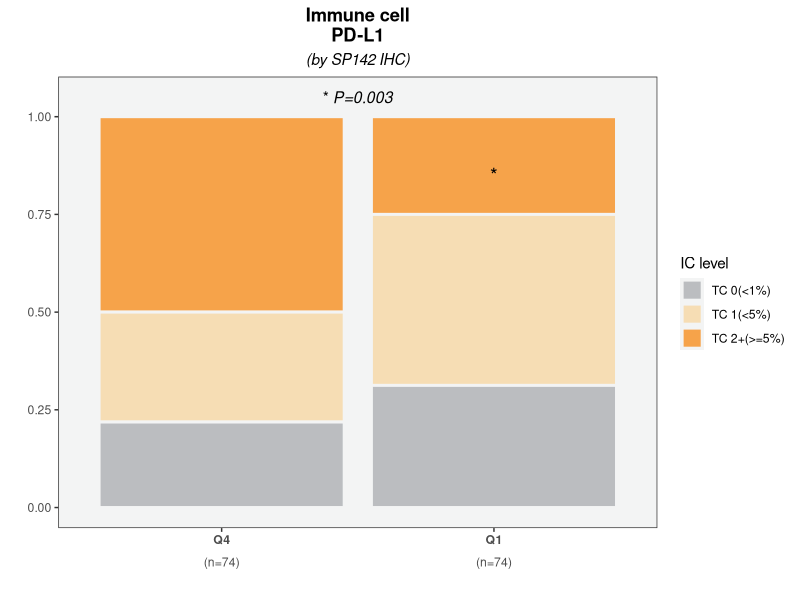
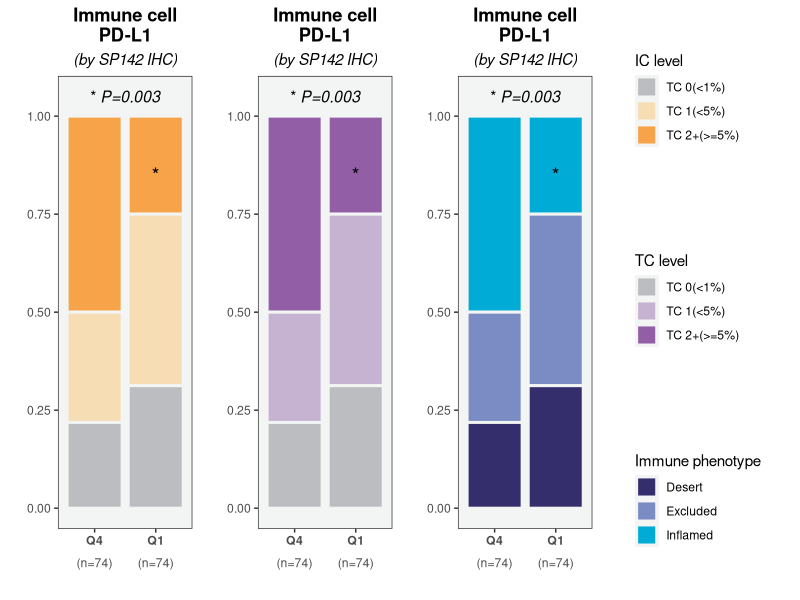

Recreate these plots in R, in order.
# =============================================================================
# 复杂百分比柱状图
# organized：线性脚本 + 中文分节；路径相对本条目目录
# =============================================================================
# =============================================================================

script_dir <- tryCatch(
  dirname(normalizePath(sys.frame(1)$ofile)),
  error = function(e) {
    args <- commandArgs(trailingOnly = FALSE)
    file_arg <- grep("^--file=", args, value = TRUE)
    if (length(file_arg)) dirname(normalizePath(sub("^--file=", "", file_arg))) else normalizePath(getwd())
  }
)
root <- if (basename(script_dir) == "code") dirname(script_dir) else script_dir
out_dir <- file.path(root, "output", "figures")
dir.create(out_dir, recursive = TRUE, showWarnings = FALSE)

suppressPackageStartupMessages({
  library(ggplot2)
  library(dplyr)
  library(tidyr)
  library(readr)
  library(tibble)
  library(stringr)
  library(forcats)
})

# 百分比柱状图：
library(ggplot2)
# library(tidyverse) 已在文件头拆包

# 构建数据：
data <- data.frame(Q4 = c(32, 18, 14), Q1 = c(16, 28, 20), 
                   group = paste0("group",1:3)) %>% 
  pivot_longer(cols = !group, names_to = "X", values_to = "count")

# 绘图：
p1 <- ggplot(data)+
  geom_bar(aes(rev(X), count, fill = group), color = "#f3f4f4",
           position = "fill", stat = "identity", size = 1)+
  # 修改填充颜色：
  scale_fill_manual(values = c("#f6a34a", "#f6ddb4", "#bbbdc0"),
                    # 图例标签：
                    labels=rev(c("TC 0(<1%)","TC 1(<5%)","TC 2+(>=5%)")))+
  # 添加星号注释：
  annotate("text", x = 2, y = 0.85, label="*", size = 5)+
  annotate("text", x = 1.5, y = 1.05, label=expression("*"~italic("P=0.003")), size = 4)+
  # 标题和副标题：
  ggtitle("Immune cell\nPD-L1", subtitle = "(by SP142 IHC)")+
  # 难点：学会使用expression函数：
  scale_x_discrete(labels = c(expression(atop(bold("Q4"), "(n=74)")),
                              expression(atop(bold("Q1"), "(n=74)"))))+
  # x轴和y轴标签
  xlab("")+
  ylab("")+
  # 设置主题：
  theme_bw()+
  theme(panel.grid = element_blank(),
        # 标题和副标题居中
        plot.title = element_text(hjust = 0.5, face = "bold"),
        plot.subtitle = element_text(hjust = 0.5, face = "italic"),
        # 修改背景色：
        panel.background = element_rect(fill = "#f3f4f4")
        )+
  # 图例调整：
  # 图例顺序：
  guides(fill=guide_legend(reverse=TRUE))+
  # 图例标题：
  labs(fill="IC level")

p1

p2 <- ggplot(data)+
  geom_bar(aes(rev(X), count, fill = group), color = "#f3f4f4",
           position = "fill", stat = "identity", size = 1)+
  # 修改填充颜色：
  scale_fill_manual(values = c("#925fa7", "#c5b3d1", "#bbbdc0"),
                    # 图例标签：
                    labels=rev(c("TC 0(<1%)","TC 1(<5%)","TC 2+(>=5%)")))+
  # 添加星号注释：
  annotate("text", x = 2, y = 0.85, label="*", size = 5)+
  annotate("text", x = 1.5, y = 1.05, label=expression("*"~italic("P=0.003")), size = 4)+
  # 标题和副标题：
  ggtitle("Immune cell\nPD-L1", subtitle = "(by SP142 IHC)")+
  # 难点：学会使用expression函数：
  scale_x_discrete(labels = c(expression(atop(bold("Q4"), "(n=74)")),
                              expression(atop(bold("Q1"), "(n=74)"))))+
  # x轴和y轴标签
  xlab("")+
  ylab("")+
  # 设置主题：
  theme_bw()+
  theme(panel.grid = element_blank(),
        # 标题和副标题居中
        plot.title = element_text(hjust = 0.5, face = "bold"),
        plot.subtitle = element_text(hjust = 0.5, face = "italic"),
        # 修改背景色：
        panel.background = element_rect(fill = "#f3f4f4")
  )+
  # 图例调整：
  # 图例顺序：
  guides(fill=guide_legend(reverse=TRUE))+
  # 图例标题：
  labs(fill="TC level")


p3 <- ggplot(data)+
  geom_bar(aes(rev(X), count, fill = group), color = "#f3f4f4",
           position = "fill", stat = "identity", size = 1)+
  # 修改填充颜色：
  scale_fill_manual(values = c("#00acd5", "#7b8bc3", "#352e6d"),
                    # 图例标签：
                    labels=rev(c("Desert","Excluded","Inflamed")))+
  # 添加星号注释：
  annotate("text", x = 2, y = 0.85, label="*", size = 5)+
  annotate("text", x = 1.5, y = 1.05, label=expression("*"~italic("P=0.003")), size = 4)+
  # 标题和副标题：
  ggtitle("Immune cell\nPD-L1", subtitle = "(by SP142 IHC)")+
  # 难点：学会使用expression函数：
  scale_x_discrete(labels = c(expression(atop(bold("Q4"), "(n=74)")),
                              expression(atop(bold("Q1"), "(n=74)"))))+
  # x轴和y轴标签
  xlab("")+
  ylab("")+
  # 设置主题：
  theme_bw()+
  theme(panel.grid = element_blank(),
        # 标题和副标题居中
        plot.title = element_text(hjust = 0.5, face = "bold"),
        plot.subtitle = element_text(hjust = 0.5, face = "italic"),
        # 修改背景色：
        panel.background = element_rect(fill = "#f3f4f4")
  )+
  # 图例调整：
  # 图例顺序：
  guides(fill=guide_legend(reverse=TRUE))+
  # 图例标题：
  labs(fill="Immune phenotype")


# 图形和图例的合并：
# 图例合并是难点！！！
library(cowplot)

p1a <- p1 + theme(legend.position = "none")
p2a <- p2 + theme(legend.position = "none")
p3a <- p3 + theme(legend.position = "none")

# 先合并无图例组：
p <- plot_grid(p1a, p2a, p3a, nrow = 1)

# 提取图例：
legend1 <- get_legend(p1)
legend2 <- get_legend(p2)
legend3 <- get_legend(p3)

p_new <- plot_grid(p, plot_grid(legend1,legend2, legend3, ncol = 1, 
                                align = "v"),
                   rel_widths = c(3, 1))
# p_new

ggsave(file.path(out_dir, "plot.pdf"), plot = p_new, height = 5, width = 10)
